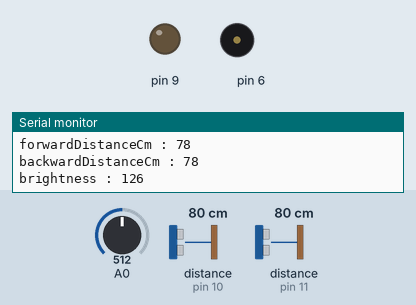
This sketch was run on a simulated Arduino Uno, built with avr-gcc and run on an emulated ATmega328P. On the bench: output pins drawn as LEDs (lit = HIGH), buzzer (waves = sounding), the last lines printed to the serial monitor. Wiring (inferred from the names in the program): 2 × ultrasonic range finder: trigger pin 3, echo pin 10 / trigger pin 5, echo pin 11. Inputs (shaded band) come from the test bench; at power-on: distance to the obstacle (sensors on pin 10, pin 11) 80 cm, A0 = 512. The echo pulse lasts 58.3 µs per cm; pins used as bus, display or sensor lines are not drawn.

Above: at 1.2 s.
1.3 s: distance to the obstacle (sensor on pin 10) set to 26 cm
2.8 s: distance to the obstacle (sensor on pin 10) set to 21 cm
At 3.5 s:
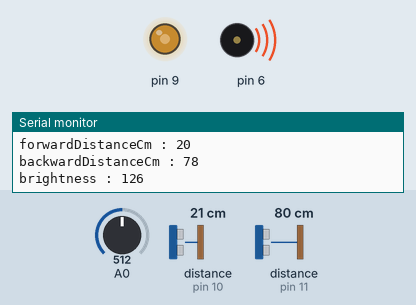
4.3 s: A0 set to 50
At 5.6 s:
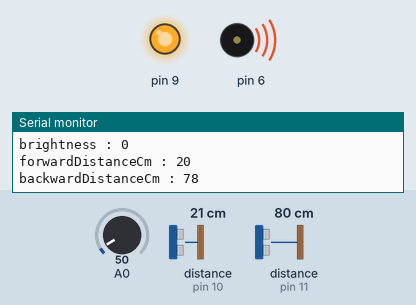
5.9 s: A0 set to 716
At 6.6 s:
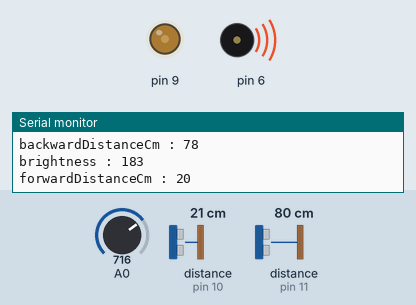
7.5 s: A0 set to 900
At 8.0 s:
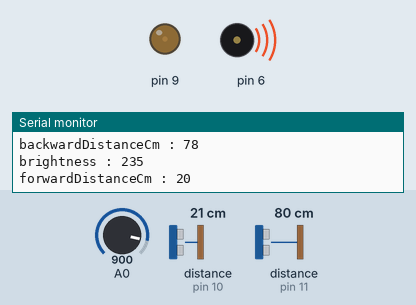
9.1 s: A0 set to 980
At 10.5 s:
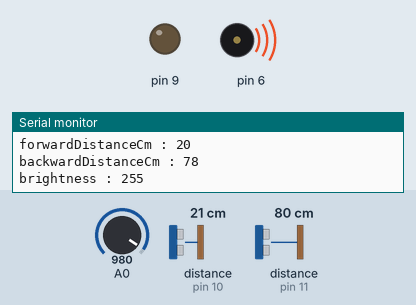
Timing chart, 0 to 11.7 s (numbered marks = the images above; inputs shaded):
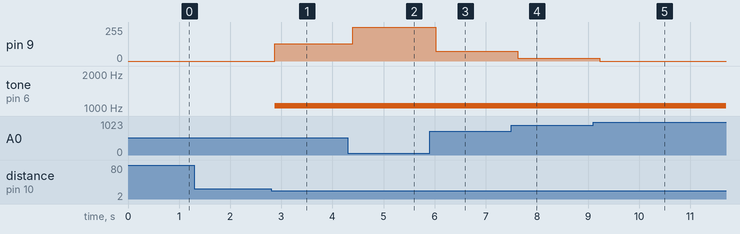

The sketch:

CollisionAlert_Nano.ino
```cpp
#include "./CollisionAlert.hpp"

COLLISION_ALERT collisionAlert; //충돌 경고

// CollisionAlert.hpp
extern int MIN_GL5537_THRESHOLD; //최소 조도 센서 측정 임계 값
extern int MAX_GL5537_THRESHOLD; //최대 조도 센서 측정 임계 값
extern unsigned long COLLISION_ALERT_CM_THRESHOLD; //충돌 경고 임계 값 (cm 단위)

/// <summary>
/// 한 번 실행
/// </summary>
void setup()
{
#ifdef DEBUG_MODE
  Serial.begin(BITS_PER_SECONDS);
#endif

  //충돌 경고 위한 임계 값 설정
  MIN_GL5537_THRESHOLD = 60; //최소 조도 센서 측정 임계 값
  MAX_GL5537_THRESHOLD = 970; //최대 조도 센서 측정 임계 값
  COLLISION_ALERT_CM_THRESHOLD = (MIN_HCSR04_CM_RANGE + 20); //충돌 경고 임계 값 (cm 단위)

  collisionAlert.Init();
}

/// <summary>
/// 반복 실행
/// </summary>
void loop()
{
  collisionAlert.RunTask();
}
```

CollisionAlert.hpp
```cpp
#ifndef _COLLISION_ALERT_HPP_
#define _COLLISION_ALERT_HPP_

#define _VAR_DUMP(name, value) Serial.println(String(name) + " : " +  String(value)); //시리얼 통신에 "name : value" 출력
#define VAR_DUMP(var) _VAR_DUMP(#var, (var))
#define ERROR_LOG(msg) _VAR_DUMP("Error", msg) //오류 로그 출력

#define LENGTH(array) ((sizeof(array)) / (sizeof(array[0])))

#define ARDUINO_RESOLUTION_IN_BITS 10 //아두이노의 비트 단위 해상도
#define MIN_ADC_VALUE 0 //최소 아날로그-디지털 신호 변환 (ADC) 값
#define MAX_ADC_VALUE (((1) << ARDUINO_RESOLUTION_IN_BITS) - 1) //최대 아날로그-디지털 신호 변환 (ADC) 값
#define MIN_PWM_VALUE 0 //최소 펄스 폭 변조 (PWM) 값
#define MAX_PWM_VALUE 255 //최대 펄스 폭 변조 (PWM) 값
#define BITS_PER_SECONDS 9600 //시리얼 통신 위한 초당 비트 단위 전송 속도

#define DEBUG_MODE
#ifndef DEBUG_MODE
#define VAR_DUMP(var) //do nothing
#define ERROR_LOG(msg) //do nothing
#endif

#include <stdint.h>
#include <Arduino.h> // https://github.com/arduino/ArduinoCore-avr

#pragma message("--- Compile Target Architecture ---")
#if defined(ARDUINO_ARCH_AVR)
#pragma message("ARDUINO_ARCH_AVR")
#elif defined(ARDUINO_ARCH_SAM)
#pragma message("ARDUINO_ARCH_SAM")
#elif defined(ARDUINO_ARCH_SAMD)
#pragma message("ARDUINO_ARCH_SAMD")
#elif defined(ARDUINO_ARCH_STM32F4)
#pragma message("ARDUINO_ARCH_STM32F4")
#elif defined(ARDUINO_ARCH_NRF52)
#pragma message("ARDUINO_ARCH_NRF52")
#elif defined(ARDUINO_ARCH_MEGAAVR)
#pragma message("ARDUINO_ARCH_MEGAAVR")
#elif defined(ARDUINO_ARCH_MBED)
#pragma message("ARDUINO_ARCH_MBED")
#else
#error "Unknown Architecture"
#endif

//#include "./Singleton.hpp"
#include "./CollisionAlert_Pin.h"
#include "./Pitches.h"
#include "./TimeSensitiveJobHandler.hpp"

#define MIN_HCSR04_CM_RANGE 2 //초음파 거리 센서 최소 측정 가능 범위 (cm 단위)
#define MAX_HCSR04_CM_RANGE 400 //초음파 거리 센서 최대 측정 가능 범위 (cm 단위)
static int MIN_GL5537_THRESHOLD = 60; //최소 조도 센서 측정 임계 값
static int MAX_GL5537_THRESHOLD = 970; //최대 조도 센서 측정 임계 값
static unsigned long COLLISION_ALERT_CM_THRESHOLD = (MIN_HCSR04_CM_RANGE + 20); //충돌 경고 임계 값 (cm 단위)

/// <summary>
/// 충돌 경고
/// </summary>
class COLLISION_ALERT
{
public:
	/// <summary>
	/// COLLISION_ALERT 생성자
	/// </summary>
	COLLISION_ALERT()
	{
	}

	/// <summary>
	/// COLLISION_ALERT 소멸자
	/// </summary>
	~COLLISION_ALERT()
	{
	}

	/// <summary>
	/// 초기화 작업 수행
	/// </summary>
	void Init() const
	{
		pinMode(collision_alert_pin::HCSR04_BACKWARD_ECHO_INPUT, INPUT);
		pinMode(collision_alert_pin::HCSR04_FORWARD_ECHO_INPUT, INPUT);
		pinMode(collision_alert_pin::HCSR04_FORWARD_TRIG_OUTPUT, OUTPUT);
		pinMode(collision_alert_pin::HCSR04_BACKWARD_TRIG_OUTPUT, OUTPUT);

		pinMode(collision_alert_pin::PIEZO_OUTPUT, OUTPUT);
		pinMode(collision_alert_pin::LED_OUTPUT, OUTPUT);
	}

	/// <summary>
	/// 작업 수행
	/// </summary>
	void RunTask() const
	{
		uint8_t brightness = this->GetBrightnessFromGL5537(); //주변 밝기
		unsigned long forwardDistanceCm = this->GetDistanceCmFromHcsr04(
			collision_alert_pin::HCSR04_FORWARD_TRIG_OUTPUT,
			collision_alert_pin::HCSR04_FORWARD_ECHO_INPUT); //전방 장애물과의 cm단위 거리
		unsigned long backwardDistanceCm = this->GetDistanceCmFromHcsr04(
			collision_alert_pin::HCSR04_BACKWARD_TRIG_OUTPUT,
			collision_alert_pin::HCSR04_BACKWARD_ECHO_INPUT); //후방 장애물과의 cm단위 거리

		VAR_DUMP(brightness);
		VAR_DUMP(forwardDistanceCm);
		VAR_DUMP(backwardDistanceCm);

		if (forwardDistanceCm <= COLLISION_ALERT_CM_THRESHOLD ||
			backwardDistanceCm <= COLLISION_ALERT_CM_THRESHOLD) //전방 혹은 후방 장애물과의 cm단위 거리가 임계 값 이하일 경우
		{
			analogWrite(collision_alert_pin::LED_OUTPUT,
				map(brightness,
					MIN_PWM_VALUE, MAX_PWM_VALUE,
					MAX_PWM_VALUE, MIN_PWM_VALUE)); //주변이 밝을 경우 최소 밝기 출력, 어두울 경우 최대 밝기 출력
			tone(collision_alert_pin::PIEZO_OUTPUT, NOTE_C6);
		}
		else //인접 한 장애물이 존재하지 않을 경우
		{
			analogWrite(collision_alert_pin::LED_OUTPUT, MIN_PWM_VALUE);
			noTone(collision_alert_pin::PIEZO_OUTPUT);
		}
	}

private:
	/// <summary>
	/// GL5537 조도 센서 (CdS Photoresistor)의 측정 값으로부터 변환 된 펄스 폭 변조 (PWM) 값 범위 내의 밝기 반환
	/// </summary>
	/// <returns>펄스 폭 변조 (PWM) 값 범위 내의 밝기</returns>
	uint8_t GetBrightnessFromGL5537() const
	{
		int retVal = analogRead(collision_alert_pin::GL5537_ANALOG_INPUT); //조도 센서 측정 값

		retVal = map(retVal,
			MIN_GL5537_THRESHOLD, MAX_GL5537_THRESHOLD,
			MIN_PWM_VALUE, MAX_PWM_VALUE); //임계 값 범위 내의 측정 값을 펄스 폭 변조 (PWM) 값 범위 내의 값으로 선형 사상

		return constrain(retVal,
			MIN_PWM_VALUE, MAX_PWM_VALUE);
	}

	/// <summary>
	/// HC-SR04 초음파 센서로부터 물체와의 cm 단위 거리 반환
	/// </summary>
	/// <param name="HCSR04_TRIG_OUTPUT">HC-SR04 초음파 센서 트리거 출력 핀</param>
	/// <param name="HCSR04_ECHO_INPUT">HC-SR04 에코 입력 핀</param>
	/// <returns>물체와의 cm 단위 거리</returns>
	unsigned long GetDistanceCmFromHcsr04(const int HCSR04_TRIG_OUTPUT, const int HCSR04_ECHO_INPUT) const
	{
		// https://randomnerdtutorials.com/complete-guide-for-ultrasonic-sensor-hc-sr04/
		// https://www.arduino.cc/reference/ko/language/functions/advanced-io/pulsein/
		//10마이크로초 이상 길이 (HIGH에 대한)의 펄스를 트리거 핀에 주어 작동 시작

		digitalWrite(HCSR04_TRIG_OUTPUT, LOW);
		TIME_SENSITIVE_JOB_HANDLER::HandleNonBlockingInterruptDelayMs(5);
		digitalWrite(HCSR04_TRIG_OUTPUT, HIGH);
		TIME_SENSITIVE_JOB_HANDLER::HandleNonBlockingInterruptDelayMs(10);
		digitalWrite(HCSR04_TRIG_OUTPUT, LOW);

		unsigned long durationMs =
			pulseIn(HCSR04_ECHO_INPUT, HIGH); //HIGH 신호가 ECHO에 수신 될 때까지 측정 된 마이크로초 단위 시간

		/***
			- 20도의 공기 중 음속 : 343m/s (0.034cm/µs)
			- 거리 = 시간 * 속도
			- 물체와의 거리 (초음파가 물체에 닿아 반사되어 수신 되는데 걸린 시간 측정) = (시간 / 2) * 속도

			---

			물체와의 거리 = (시간 * 0.034) / 2
		***/

		return ((durationMs * 0.034) / 2); //물체와의 cm 단위 거리
	}
};
#endif
```

CollisionAlert_Pin.h
```cpp
#ifndef _COLLISION_ALERT_PIN_H_
#define _COLLISION_ALERT_PIN_H_

/// <summary>
/// 충돌 경고 위한 핀 정의
/// </summary>
namespace collision_alert_pin
{
	const int HCSR04_BACKWARD_TRIG_OUTPUT = 5; //후방 장애물 감지 초음파 센서 트리거 핀 (PWM)
	const int HCSR04_FORWARD_TRIG_OUTPUT = 3; //전방 장애물 감지 초음파 센서 트리거 핀 (PWM)
	const int HCSR04_BACKWARD_ECHO_INPUT = 11; //후방 장애물 감지 초음파 센서 에코 핀
	const int HCSR04_FORWARD_ECHO_INPUT = 10; //전방 장애물 감지 초음파 센서 에코 핀

	const int GL5537_ANALOG_INPUT = A0; //조도 센서 (ANALOG)
	const int PIEZO_OUTPUT = 6; //충돌 경고 피에조 부저 (PWM)
	const int LED_OUTPUT = 9; //충돌 경고 LED (PWM)
}
#endif
```

Pitches.h
```cpp
#ifndef _PITCHES_H_
#define _PITCHES_H_

// https://gist.github.com/mikeputnam/2820675

#define NOTE_B0  31
#define NOTE_C1  33
#define NOTE_CS1 35
#define NOTE_D1  37
#define NOTE_DS1 39
#define NOTE_E1  41
#define NOTE_F1  44
#define NOTE_FS1 46
#define NOTE_G1  49
#define NOTE_GS1 52
#define NOTE_A1  55
#define NOTE_AS1 58
#define NOTE_B1  62
#define NOTE_C2  65
#define NOTE_CS2 69
#define NOTE_D2  73
#define NOTE_DS2 78
#define NOTE_E2  82
#define NOTE_F2  87
#define NOTE_FS2 93
#define NOTE_G2  98
#define NOTE_GS2 104
#define NOTE_A2  110
#define NOTE_AS2 117
#define NOTE_B2  123
#define NOTE_C3  131
#define NOTE_CS3 139
#define NOTE_D3  147
#define NOTE_DS3 156
#define NOTE_E3  165
#define NOTE_F3  175
#define NOTE_FS3 185
#define NOTE_G3  196
#define NOTE_GS3 208
#define NOTE_A3  220
#define NOTE_AS3 233
#define NOTE_B3  247
#define NOTE_C4  262
#define NOTE_CS4 277
#define NOTE_D4  294
#define NOTE_DS4 311
#define NOTE_E4  330
#define NOTE_F4  349
#define NOTE_FS4 370
#define NOTE_G4  392
#define NOTE_GS4 415
#define NOTE_A4  440
#define NOTE_AS4 466
#define NOTE_B4  494
#define NOTE_C5  523
#define NOTE_CS5 554
#define NOTE_D5  587
#define NOTE_DS5 622
#define NOTE_E5  659
#define NOTE_F5  698
#define NOTE_FS5 740
#define NOTE_G5  784
#define NOTE_GS5 831
#define NOTE_A5  880
#define NOTE_AS5 932
#define NOTE_B5  988
#define NOTE_C6  1047
#define NOTE_CS6 1109
#define NOTE_D6  1175
#define NOTE_DS6 1245
#define NOTE_E6  1319
#define NOTE_F6  1397
#define NOTE_FS6 1480
#define NOTE_G6  1568
#define NOTE_GS6 1661
#define NOTE_A6  1760
#define NOTE_AS6 1865
#define NOTE_B6  1976
#define NOTE_C7  2093
#define NOTE_CS7 2217
#define NOTE_D7  2349
#define NOTE_DS7 2489
#define NOTE_E7  2637
#define NOTE_F7  2794
#define NOTE_FS7 2960
#define NOTE_G7  3136
#define NOTE_GS7 3322
#define NOTE_A7  3520
#define NOTE_AS7 3729
#define NOTE_B7  3951
#define NOTE_C8  4186
#define NOTE_CS8 4435
#define NOTE_D8  4699
#define NOTE_DS8 4978
#endif
```

TimeSensitiveJobHandler.hpp
```cpp
#ifndef _TIME_SENSITIVE_JOB_HANDLER_H_
#define _TIME_SENSITIVE_JOB_HANDLER_H_

// https://www.best-microcontroller-projects.com/arduino-millis.html
// https://www.best-microcontroller-projects.com/arduino-timer-interrupt.html
// https://forum.arduino.cc/t/delay-and-interrupts/405046

using TIME_SENSITIVE_JOB_ADDR_TYPE = void(*)(void); //Time Sensitive 작업

/// <summary>
/// Time Sensitive 작업 핸들러
/// </summary>
class TIME_SENSITIVE_JOB_HANDLER
{
public:
	/// <summary>
	/// Time Sensitive 작업 수행 (인터럽트 차단)
	/// </summary>
	/// <param name="timeSensitiveJobAddrType">Time Sensitive 작업</param>
	static inline void HandleBlockingInterruptJob(TIME_SENSITIVE_JOB_ADDR_TYPE timeSensitiveJobAddrType)
	{
		cli(); //인터럽트 비활성화
		timeSensitiveJobAddrType(); //run
		sei(); //인터럽트 재활성화
	}

	/// <summary>
	/// 밀리초 단위 지연 수행 (인터럽트 비차단)
	/// </summary>
	/// <param name="msDuration">밀리초 단위 시간</param>
	static inline void HandleNonBlockingInterruptDelay(unsigned long msDuration)
	{
		unsigned long startMs = millis(); //호출 시점의 시간 (ms)

		while (millis() - startMs < msDuration) //대기해야 할 시간만큼 대기
		{
			//do nothing
		}
	}

	/// <summary>
	/// 마이크로초 단위 지연 수행 (인터럽트 비차단)
	/// </summary>
	/// <param name="usDuration">지연이 수행 될 마이크로초 단위 시간</param>
	static inline void HandleNonBlockingInterruptDelayMs(unsigned long usDuration)
	{
		unsigned long startUs = micros(); //호출 시점의 시간 (us)

		while (micros() - startUs < usDuration) //대기해야 할 시간만큼 대기
		{
			//do nothing
		}
	}

private:
	/// <summary>
	/// TIME_SENSITIVE_JOB_HANDLER 생성자
	/// </summary>
	TIME_SENSITIVE_JOB_HANDLER()
	{
	}

	/// <summary>
	/// TIME_SENSITIVE_JOB_HANDLER 소멸자
	/// </summary>
	~TIME_SENSITIVE_JOB_HANDLER()
	{
	}
};
#endif
```

Measured:
- the behaviour switches between 24 and 23 cm on distance to the obstacle (sensor on pin 10) (found by bisection; images 0 and 1)
- after the input at 2.8 s, pin 9: 0/255 → 129/255 after 0.07 s; tone on pin 6: silent → 1047 Hz after 0.07 s
- after the input at 4.3 s, pin 9: 129/255 → 255/255 after 0.10 s
- after the input at 5.9 s, pin 9: 255/255 → 72/255 after 0.13 s
- after the input at 7.5 s, pin 9: 72/255 → 20/255 after 0.13 s
- after the input at 9.1 s, pin 9: 20/255 → 0/255 after 0.13 s
